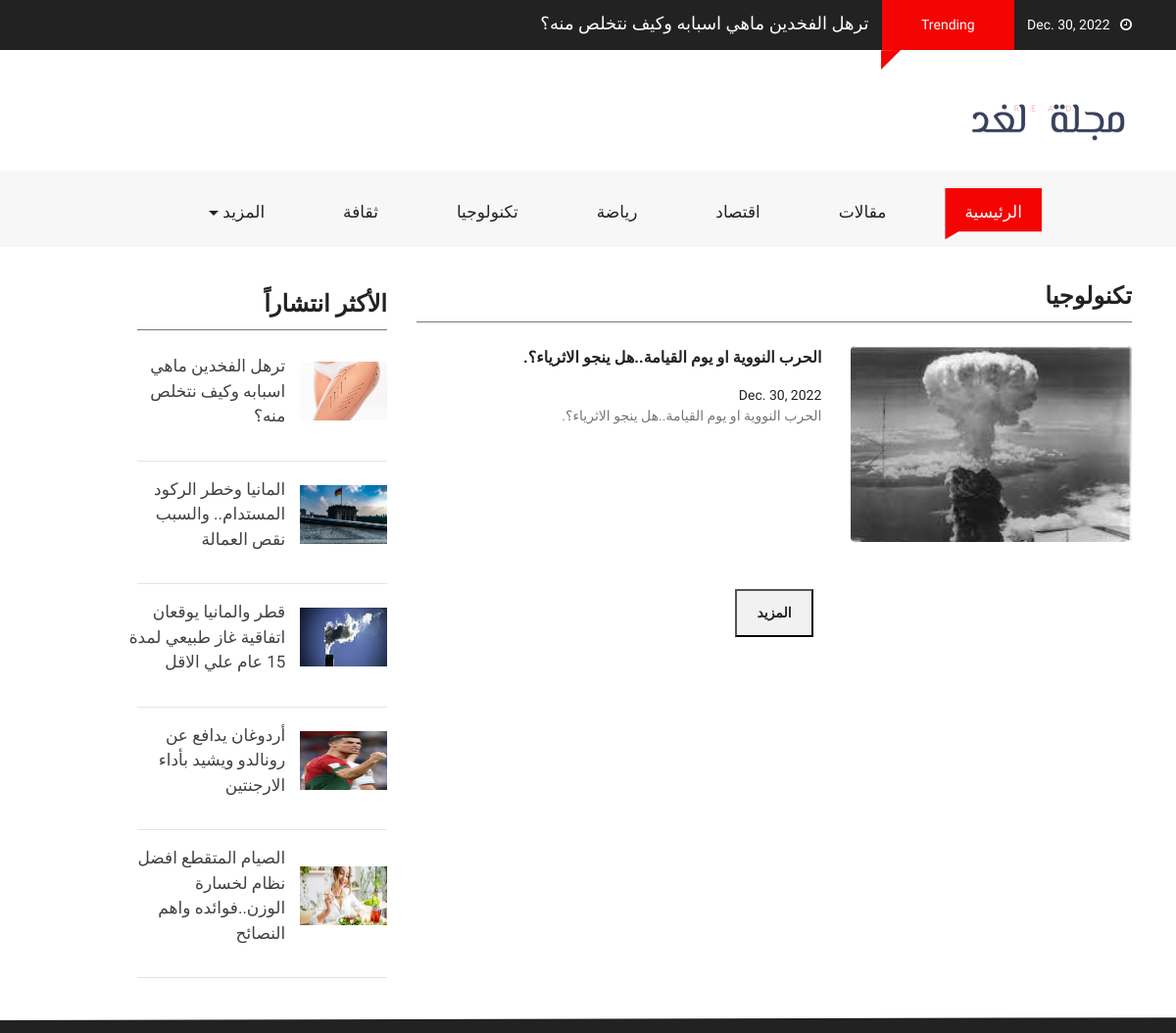
Before: /section/تكنولوجيا/ with the older database file.
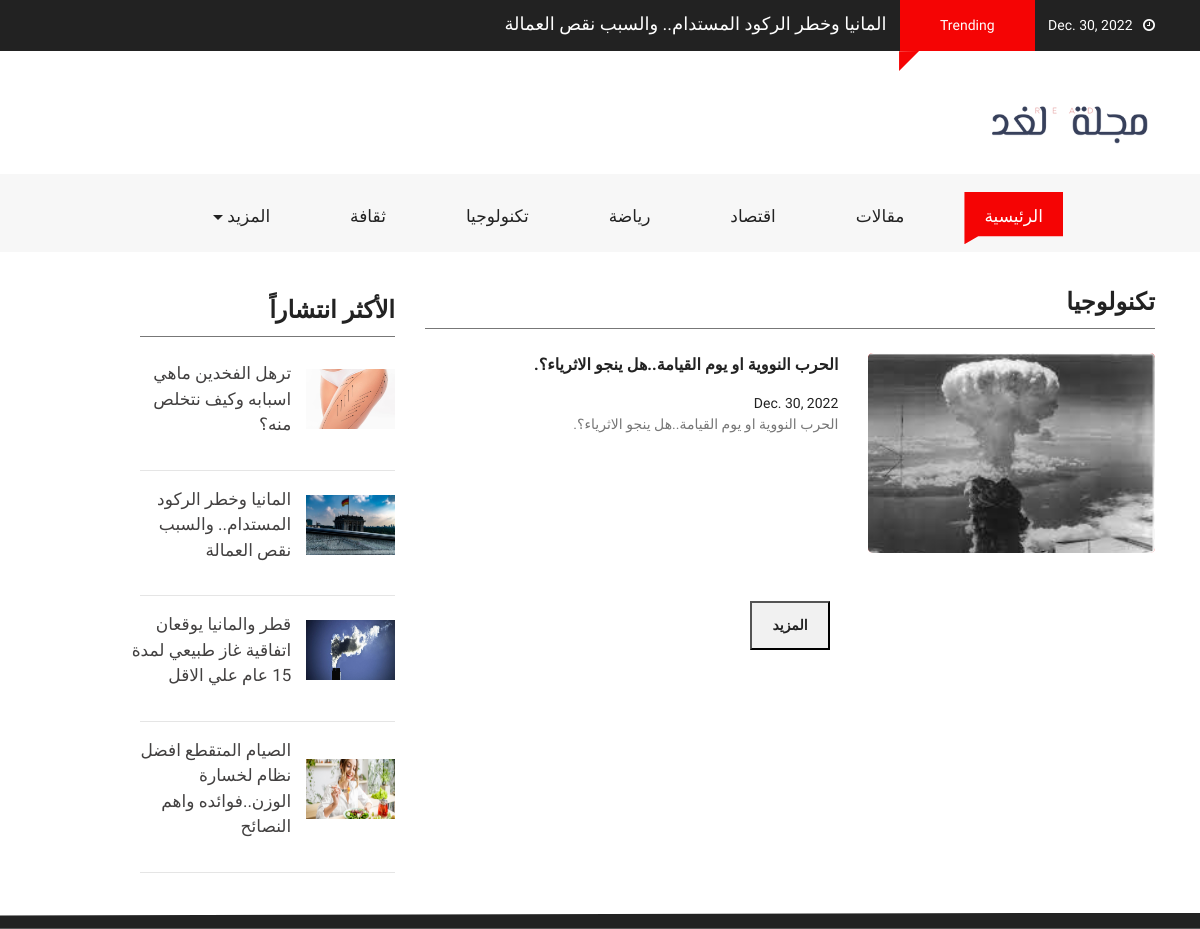
After: the same page with the newer database file.
### main/models.py (models this page shows, shortened)
class New(models.Model):
    type_post = [
        ('News','News'),
        ('Blogs','Blogs'),
    ]
    choices= [
        ('ثقافة','ثقافة'),
        ('اقتصاد','اقتصاد'),
        ('رياضة','رياضة'),
        ('صحةوجمال','صحةوجمال'),
        ('تكنولوجيا','تكنولوجيا'),
    ]
    title = models.CharField(max_length=100)
    author = models.CharField(max_length=20,null=True, blank=True)
    image = models.ImageField()
    date_post = models.DateField(null=True, blank=True)
    short_decsription = models.CharField(max_length=100)
    long_decsription = models.TextField(default='DESC')
    type = models.CharField(max_length=50, choices=type_post,default='Blogs')
    most_popular = models.BooleanField(default=False)
    trending = models.BooleanField(default=False)
    main = models.BooleanField(default=False)
    main2 = models.BooleanField(default=False)
    cate = models.CharField(choices=choices,max_length=12)

### main/views.py (the view)
# urls.py: path('section/<str:cate>/',views.section,name='section')
def section(request,cate):
    news = New.objects.filter(cate=cate).order_by('-date_post')
    date_now  = datetime.datetime.now()
    return render(request,'main/section.html',{
        'f':cate,
        'blog':news,
        'most':most,
        'D_N':date_now.date(),
        'mostrend':trend[0]
    })

### templates/main/section.html (shortened to what this page needs)
{% extends "./layout.html" %}
{% load static %}
{% block content %}
<div class="container-fluid pb-4 pt-4 paddding">
    <div class="container paddding">
        <div class="row mx-0">
            <div class="col-md-8 animate-box" data-animate-effect="fadeInLeft">
                <div>
                    <div class="fh5co_heading fh5co_heading_border_bottom py-2 mb-4" style="font-weight: bold;" >{{f}}</div>
                </div>
                {% for bl in blog %}
                {% if not bl.most_popular and not  bl.trending %}
                <div class="row pb-4 more">
                    <div class="col-md-5">
                        <a href="{% url 'main:page' bl.id %}">
                        <div class="fh5co_hover_news_img">
                            <div class="fh5co_news_img"><img src="{{bl.image.url}}" alt=""/></div>
                        </div>
                        </a>
                    </div>
                    <div class="col-md-7 animate-box">
                        <a href="{% url 'main:page' bl.id %}" class="fh5co_magna py-2"> {{bl.title}}. <br> </a> <a href="{% url 'main:page' bl.id %}" class="fh5co_mini_time py-3">
                        {{bl.date_post}}
                        <div class="fh5co_consectetur"> {{bl.short_decsription}}.
                        </div></a>
                    </div>
                </div>
                {% endif %}
                {% endfor %}
                <div class="row mx-0 animate-box" data-animate-effect="fadeInUp">
                    <div class="col-12 text-center pb-4 pt-4">
                        <button href="#" class="btn_pagging">المزيد</button>
                     </div>
                </div>
            </div>
            <div class="col-md-3 animate-box" data-animate-effect="fadeInRight">
                <div>
                    <div class="fh5co_heading fh5co_heading_border_bottom pt-3 py-2 mb-4" style="font-weight: bold;">الأكثر انتشاراً</div>
                </div>
                {% for ne in most  %}
                <div class="row pb-3 ">
                    <div class="col-5 align-self-center">
                        <a href="{% url 'main:page' ne.id %}"> <img src="{{ne.image.url}}" alt="img" class="fh5co_most_trading"/>
                    </div></a>
                    <div class="col-7 paddding">
                        <a href="{% url 'main:page' ne.id %}" class="d-block fh5co_small_post_heading"><span class="">{{ne.title}}</span>
                    </div></a>
                </div>
                <hr>
                {% endfor %}
            </div>
        </div>
    </div>
</div>
{%endblock%}

### templates/main/layout.html (shortened to what this page needs)
{% load static %}
<!DOCTYPE html>
<html lang="en" class="no-js">
<head>
    <link href="{% static 'css/media_query.css' %}" rel="stylesheet" type="text/css"/>
    <link href="{% static 'css/bootstrap.css' %}" rel="stylesheet" type="text/css"/>
    <link href="https://maxcdn.bootstrapcdn.com/font-awesome/4.7.0/css/font-awesome.min.css" rel="stylesheet"
>
    <link href="{% static 'css/animate.css' %}" rel="stylesheet" type="text/css"/>
    <link href="{% static 'css/owl.carousel.css' %}" rel="stylesheet" type="text/css"/>
    <link href="{% static 'css/owl.theme.default.css' %}" rel="stylesheet" type="text/css"/>
    <link href="{% static 'css/style_1.css' %}" rel="stylesheet" type="text/css"/>
</head>
<body class="{% block class %}{%endblock%}" dir="rtl">
<div class="container-fluid fh5co_header_bg">
    <div class="container">
        <div class="row" >
            <div class="col-12 fh5co_mediya_center"><a href="" class="color_fff fh5co_mediya_setting" dir="rtl"><i
                    class="fa fa-clock-o"></i>&nbsp;&nbsp;&nbsp;{{D_N}}</a>
                <div class="d-inline-block fh5co_trading_posotion_relative"><a href="" class="treding_btn">Trending</a>
                    <div class="fh5co_treding_position_absolute"></div>
                </div>
                <a href="{% url 'main:page' mostrend.id %}" class="color_fff fh5co_mediya_setting" style= "font-size:18px">{{mostrend.title}}</a>
            </div>
        </div>
    </div>
</div>
<div class="container-fluid">
    <div class="container">
        <div class="row">
            <div class="col-12 col-md-3 fh5co_padding_menu" >
                <img style= "width:200px;" src="/media/logo.png" alt="img" class="fh5co_logo_width"/>
            </div>
            </div>
        </div>
    </div>
<div class="container-fluid bg-faded fh5co_padd_mediya padding_786">
    <div class="container padding_786">
        <nav class="navbar navbar-toggleable-md navbar-light ">
            <div class="collapse navbar-collapse" id="navbarSupportedContent">
                <ul class="navbar-nav mr-auto" style= "font-size : 17px">
                    <li class="nav-item active">
                        <a class="nav-link" href="{% url 'main:index'%}">الرئيسية <span class="sr-only">(current)</span></a>
                    </li>
                    <li class="nav-item ">
                        <a class="nav-link" href="{% url 'main:blog'%}">مقالات <span class="sr-only">(current)</span></a>
                    </li>
                    <li class="nav-item ">
                        <a class="nav-link" href="{% url 'main:section' 'اقتصاد' %}">اقتصاد <span class="sr-only">(current)</span></a>
                    </li>
                    <li class="nav-item ">
                        <a class="nav-link" href="{% url 'main:section' 'رياضة' %}">رياضة <span class="sr-only">(current)</span></a>
                    </li>
                    <li class="nav-item ">
                        <a class="nav-link" href="{% url 'main:section' 'تكنولوجيا' %}">تكنولوجيا <span class="sr-only">(current)</span></a>
                    </li>
                    <li class="nav-item ">
                        <a class="nav-link" href="{% url 'main:section' 'ثقافة' %}">ثقافة<span class="sr-only">(current)</span></a>
                    </li>
                    <li class="nav-item dropdown">
                        <a class="nav-link dropdown-toggle" href="#" id="dropdownMenuButton2" data-toggle="dropdown"
                           aria-haspopup="true" aria-expanded="false">المزيد <span class="sr-only">(current)</span></a>
                    </li>
                </ul>
            </div>
        </nav>
    </div>
</div>
{% block content %} {% endblock %}
<div class="container-fluid fh5co_footer_bg pb-3">
</body>
</html>

### main/static/css/style_1.css (style rules this page uses)
a,a:hover { color:#f50404 }
.fh5co_header_bg { background:#222;color:#fff }
.color_fff { color:#fff !important }
.treding_btn { background:#f50404;color:#fff;margin:0 10px;display:inline-block;padding:15px 40px }
.fh5co_trading_posotion_relative { position:relative }
.fh5co_treding_position_absolute { -webkit-clip-path:polygon(0 1%, 100% 0, 0 100%, 0% 100%);-moz-clip-path:polygon(0 1%, 100% 0, 0 100%, 0% 100%);-ms-clip-path:polygon(0 1%, 100% 0, 0 100%, 0% 100%);clip-path:polygon(0 1%, 100% 0, 0 100%, 0% 100%);height:20px;width:20px;background:#f50404;position:absolute;left:9px }
.fh5co_logo_width { width:130px }
.navbar-light .navbar-nav .open>.nav-link,.navbar-light .navbar-nav .active>.nav-link,.navbar-light .navbar-nav .nav-link.open,.navbar-light .navbar-nav .nav-link.active { color:#fff !important;padding-top:12px !important;padding-bottom:15px !important;padding-left:20px !important;padding-right:20px !important;margin:0 20px !important;-moz-transition:all .5s ease;-o-transition:all .5s ease;-webkit-transition:all .5s ease;-ms-transition:all .5s ease;transition:all .5s ease;background:#f50404 !important;-webkit-clip-path:polygon(100% 0, 100% 85%, 14% 85%, 0 100%, 0% 60%, 0 0);-moz-clip-path:polygon(100% 0, 100% 85%, 14% 85%, 0 100%, 0% 60%, 0 0);-ms-clip-path:polygon(100% 0, 100% 85%, 14% 85%, 0 100%, 0% 60%, 0 0);clip-path:polygon(100% 0, 100% 85%, 14% 85%, 0 100%, 0% 60%, 0 0) }
.navbar-light .navbar-nav .nav-link { color:#222 !important;padding-top:12px !important;padding-bottom:15px !important;padding-left:20px !important;padding-right:20px !important;margin:0 20px !important;-moz-transition:all .5s ease;-o-transition:all .5s ease;-webkit-transition:all .5s ease;-ms-transition:all .5s ease;transition:all .5s ease;position:relative !important;-webkit-clip-path:polygon(100% 0, 100% 85%, 14% 85%, 0 100%, 0% 60%, 0 0);-moz-clip-path:polygon(100% 0, 100% 85%, 14% 85%, 0 100%, 0% 60%, 0 0);-ms-clip-path:polygon(100% 0, 100% 85%, 14% 85%, 0 100%, 0% 60%, 0 0);clip-path:polygon(100% 0, 100% 85%, 14% 85%, 0 100%, 0% 60%, 0 0) }
.fh5co_padding_menu { padding:20px 0 }
.fh5co_padd_mediya { padding-top:10px }
.paddding { padding-left:0 !important;padding-right:0 !important }
.fh5co_heading { font-size:20px;color:#424040 }
.fh5co_heading_border_bottom { border-bottom:1px solid #777 }
.fh5co_news_img { height:200px;-webkit-border-radius:5px;-moz-border-radius:5px;-ms-border-radius:5px;border-radius:5px;overflow:hidden;position:relative;top:0;-webkit-box-shadow:inset 0 2px 3px 1px;-moz-box-shadow:inset 0 2px 3px 1px;-o-box-shadow:inset 0 2px 3px 1px;box-shadow:inset 0 2px 3px 1px;-moz-transition:all all 0.5s ease;-o-transition:all all 0.5s ease;-webkit-transition:all all 0.5s ease;-ms-transition:all all 0.5s ease;transition:all all 0.5s ease }
.fh5co_news_img>img { height:260px;min-width:100% }
.fh5co_small_post_heading { font-size:17px;color:#424040;-moz-transition:all all 0.5s ease;-o-transition:all all 0.5s ease;-webkit-transition:all all 0.5s ease;-ms-transition:all all 0.5s ease;transition:all all 0.5s ease }
.fh5co_magna { font-size:16px;color:#222 !important;font-weight:800 }
.fh5co_mini_time { font-size:14px;color:#222;display:inline-block }
.fh5co_consectetur { font-size:14px;color:#777 }
.fh5co_most_trading { height:60px;width:100% }
.btn_pagging { background:#f1f1f1 !important;color:#222;padding:12px 20px !important;font-weight:800;margin:0 10px;-moz-transition:all .5s ease;-o-transition:all .5s ease;-webkit-transition:all .5s ease;-ms-transition:all .5s ease;transition:all .5s ease }
.fh5co_footer_bg { background:#222;color:#fff;-webkit-clip-path:polygon(0 17%, 100% 0, 100% 100%, 0% 100%);clip-path:polygon(0 17%, 100% 0, 100% 100%, 0% 100%) }
.fh5co_heading { font-size:24px;color:#222 }
.js .animate-box { opacity:0 }
.more { display: none; }
.more:nth-child(1), .more:nth-child(2), .more:nth-child(3), .more:nth-child(4) { display: flex; }

Changed rows visible on the page:
no longer on this page (row edited): New: image (picture), title "أردوغان يدافع عن رونالدو ويشيد بأداء الارجنتين"
Other visible differences:
{{ mostrend.title }}: "ترهل الفخدين ماهي اسبابه وكيف نتخلص منه؟" → "المانيا وخطر الركود المستدام.. والسبب نقص العمالة"
